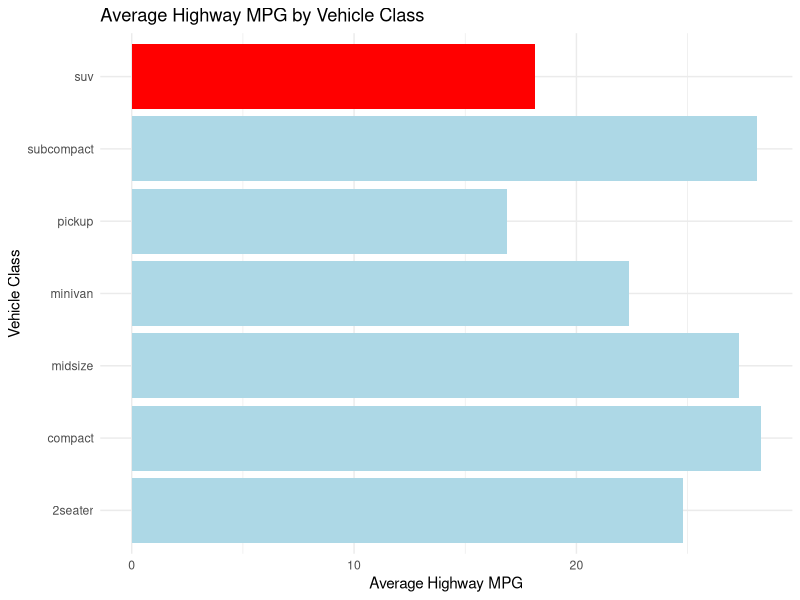

Recreate this plot in R.
rm(list=ls())


library(ggplot2)
library(dplyr)
# Calculate the average highway mpg for each class of vehicle
avg_mpg <- mpg %>%
  group_by(class) %>%
  summarise(avg_hwy_mpg = mean(hwy, na.rm = TRUE))
# Create a column to assign colors (SUV gets a different color)
avg_mpg$class_color <- ifelse(avg_mpg$class == "suv", "red", "lightblue")
# Plot the average highway mpg with class on the y-axis
ggplot(avg_mpg, aes(y = class, x = avg_hwy_mpg, fill = class_color)) +
  geom_col() +
  scale_fill_identity() + # Use the colors defined in the data
  labs(title = "Average Highway MPG by Vehicle Class",
       y = "Vehicle Class",
       x = "Average Highway MPG") +
  theme_minimal()

